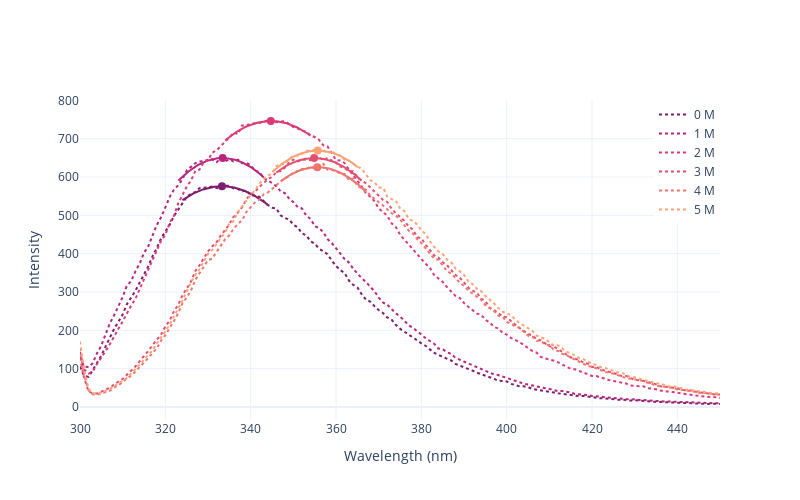

This figure's notebook cell:
### Code cell
fig = go.Figure()

colors = sequential.Sunsetdark_r[:6]  # Colori per le serie

for i in range(6):
    w_col, I_col = f'w{i}', f'I{i}'

    fig.add_trace(go.Scatter( # plot full dashed spectrum
        x=data[w_col], y=data[I_col], mode='lines', name=f'{i} M',
        line=dict(color=colors[i], dash='dot')
    ))

    # plot parabola
    max_idx = data[I_col].idxmax()
    l_idx = max_idx - POINTS_AROUND_MAX
    r_idx = max_idx + POINTS_AROUND_MAX

    # subset per il fit parabolico
    w_subset, I_subset = data[w_col].iloc[l_idx:r_idx + 1], data[I_col].iloc[l_idx:r_idx + 1]  # subset creato con gli indici nel range
    x_parabola = np.linspace(w_subset.min(), w_subset.max(), 100)
    y_parabola = parabola(x_parabola, *fit_results[f'{i} M'])

    # Aggiunta della parabola
    fig.add_trace(go.Scatter(
        x=x_parabola, y=y_parabola, mode='lines', name=f'Parabola Fit (Series {i})',
        line=dict(color=colors[i]), showlegend=False
    ))

    # Vertice con barre d'errore
    xV,yV = VERTEX[i]
    fig.add_trace(go.Scatter(
        x=[xV], y=[yV], mode='markers', name=f'Vertex (Series {i})',
        marker=dict(color=colors[i], size=8, symbol='circle'),
        showlegend=False
    ))

# Configurazione del layout
fig.update_layout(
    xaxis_title="Wavelength (nm)",
    yaxis_title="Intensity",
    template="plotly_white",
    height=500,
    width=800,
    legend=dict(
            x=1,
            y=1,
            xanchor='right',
            yanchor='top'
        )
)

fig.show()

# Stampa dei risultati del fit
for key, values in fit_results.items():
    errors = fit_errors[key]
    formatted_values = f"xV = {values[1]:.2f} ± {errors[1]:.2f}, yV = {values[2]:.2f} ± {errors[2]:.2f}"
    # print(f"{key}: {formatted_values}")
